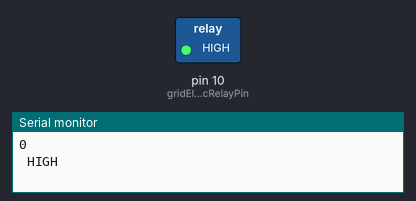
Simulated run of this sketch. Board: Arduino Uno, built with avr-gcc and run on an emulated ATmega328P. Shown: switched loads named in the sketch (green lamp = pin HIGH), the last lines printed to the serial monitor.

Above: at 1.5 s.
At 4.5 s:
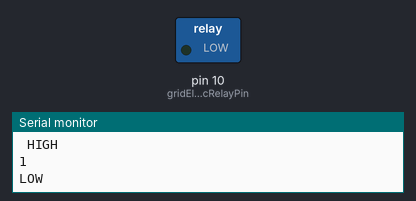
Timing chart, 0 to 7.8 s (numbered marks = the images above):
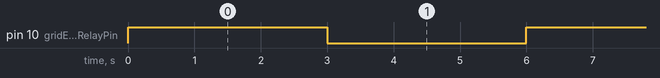

Measured:
- by itself, pin 10 (gridElectricRelayPin): alternates HIGH for 3.0 s and LOW for 3.0 s

The sketch:

buzzertest.ino
```cpp
const int voltageSensor = A0;

float vOUT = 0.0;
float vIN = 0.0;
int value = 0;
const int batMinThres = 23; //23 volt
const int gridElectricRelayPin = 10;
int gridOn = false;

void setup()
{
    Serial.begin(9600);
  pinMode(gridElectricRelayPin, OUTPUT);
  digitalWrite(gridElectricRelayPin, HIGH);
}

void loop()
{
  Serial.println(gridOn);
  if (gridOn == false){
    digitalWrite(gridElectricRelayPin, HIGH);
    Serial.println(" HIGH ");
    gridOn = true;
  } else if (gridOn == true){
    digitalWrite(gridElectricRelayPin, LOW);
     Serial.println("LOW ");
    gridOn = false;
  }
  delay(3000);
}
```
